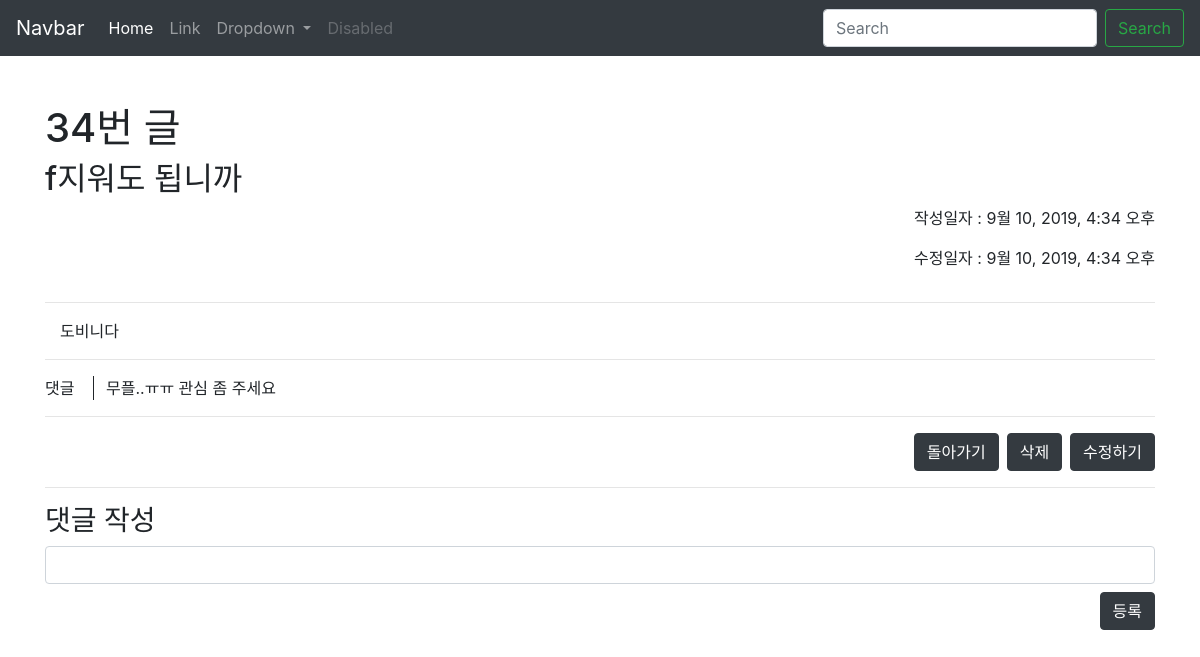
/articles/34/, run on an earlier commit of the app's database.
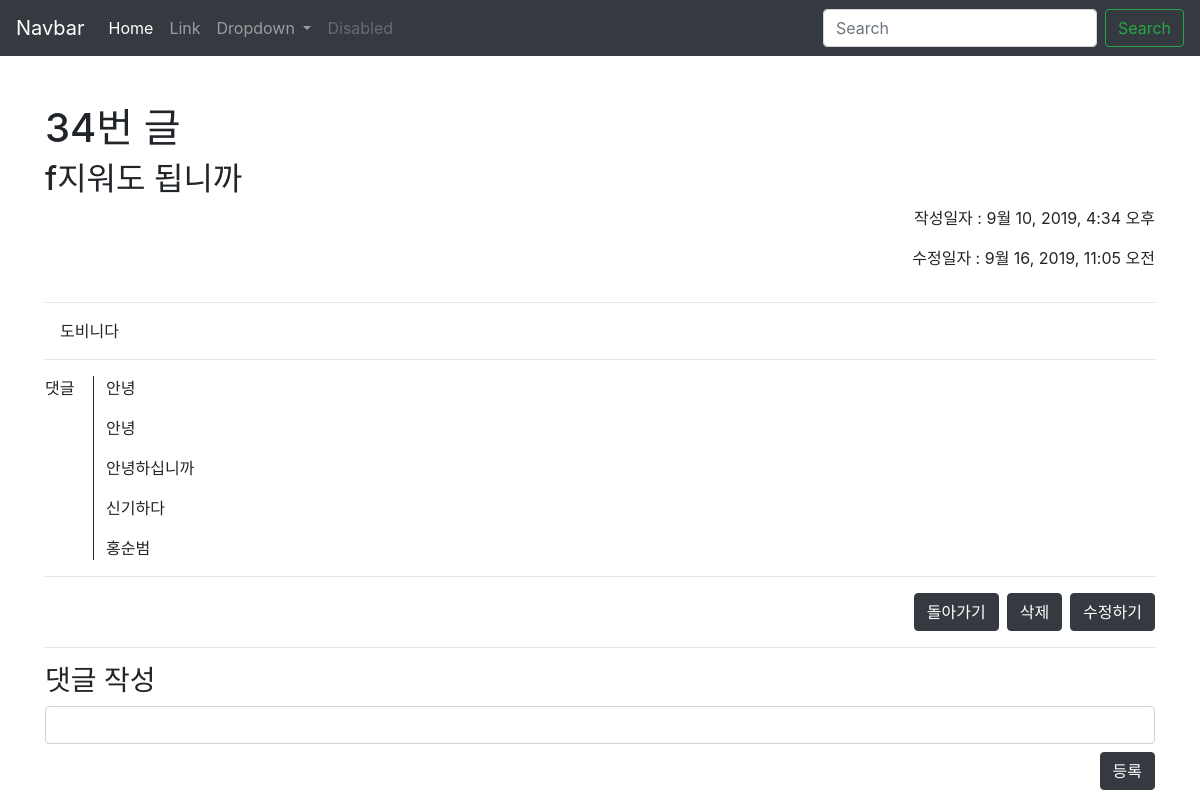
And on a later commit of the database.
### articles/models.py (models this page shows, shortened)
class Article(models.Model):    # models.Model 을 상속 받는 형식으로 쓴다. ~.~.get()으로 앞으로 데이터 사용하는게 여기 들어있거든
    title = models.CharField(max_length=10)  # 기사의 제목을 변수값으로 가지는데 그것은 캐릭터 필드이다. (일종의 스키마를 정의하는거야)
    content = models.TextField()
    created_at = models.DateTimeField(auto_now_add=True)
    updated_at = models.DateTimeField(auto_now=True)      # 이런식으로 다양한 필드 생성 가능. 다 쓰고나서

class Comment(models.Model):
    content = models.CharField(max_length=140)
    created_at = models.DateField(auto_now_add=True)
    article = models.ForeignKey(Article, on_delete=models.CASCADE)

### articles/views.py (the view)
# urls.py: path('<int:article_pk>/', views.detail, name='detail'),
def detail(request, article_pk):
    article = Article.objects.get(pk=article_pk)
    comments = article.comment_set.all()
    context = {
        'article': article,
        'comments': comments
    }
    return render(request, 'articles/detail.html', context)

### articles/templates/articles/detail.html (shortened to what this page needs)
{% extends 'articles/base.html' %}
{% block body %}
  <h1>{{ article.id }}번 글</h1>
  <h2>{{ article.title }}</h2>
  <div class="d-flex flex-column align-items-end">
  <p>작성일자 : {{ article.created_at }}</p>
  <p>수정일자 : {{ article.updated_at }}</p>
  </div>
  <hr>
  <div class="container">
    <p>{{ article.content }}</p>
  </div>
  <hr>
  <div>
    <div style="float:left;">
      <p>댓글</p>
    </div>
    <div style="margin-left: 48px;padding-left: 12px; border-left: solid 0.5px">
      {%for comment in comments%}
        <p>{{comment.content}}</p>
      {% empty %}
        <p>무플..ㅠㅠ 관심 좀 주세요</p>
      {%endfor%}
    </div>
  </div>
  <hr>
  <div class="d-flex justify-content-end mt-3">
    <a class="btn btn-dark ml-2" href="{% url 'articles:index' %}" role="button">돌아가기</a>
    <form action="{% url 'articles:delete' article.pk %}" method="POST" onclick="return confirm('진짜 지울껴?')">
      <input class="btn btn-dark ml-2" type="submit" value="삭제">
    </form>
    <a class="btn btn-dark ml-2" href="{% url 'articles:update' article.pk %}" role="button">수정하기</a>
  </div>
  <hr>
  <h3>댓글 작성</h3>
  <form action="/articles/{{article.pk}}/comment_create/" method="POST">
    <input class="form-control" type="text" name="comment" >
    <input class="d-block btn btn-dark ml-auto mt-2 " type="submit" value="등록">
  </form>
{% endblock %}

What changed in the data, as far as the page shows it:
changed Article "f지워도 됩니까": updated_at "9월 10, 2019, 4:34 오후" → "9월 16, 2019, 11:05 오전"
added Comment: content "안녕"
added Comment: content "안녕"
added Comment: content "안녕하십니까"
added Comment: content "신기하다"
added Comment: content "홍순범"
Also different on the page:
text no longer shown: "무플..ㅠㅠ 관심 좀 주세요"
